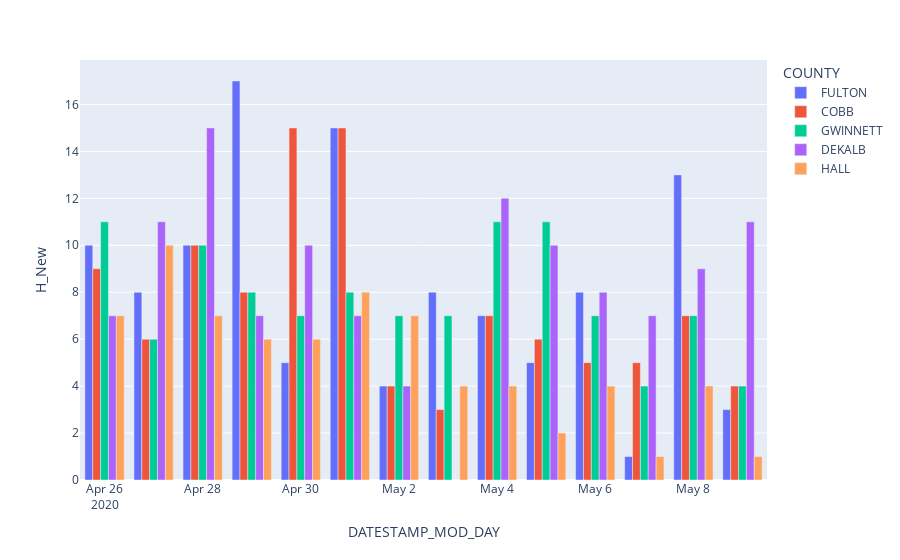

Here is the notebook cell this chart was saved with:
### Code cell
plotly4 = px.bar(dailySpecific,
                x='DATESTAMP_MOD_DAY',
                y='H_New',
                color='COUNTY',
                barmode='group')
plotly4.show()

### Figure 1 — Plotly figure (JSON) as saved in the notebook; plotly's stock layout.template omitted (floating-point values rounded to 4 significant figures)
{"data": [{"alignmentgroup": "True", "hovertemplate": "COUNTY=FULTON<br>DATESTAMP_MOD_DAY=%{x}<br>H_New=%{y}<extra></extra>", "legendgroup": "FULTON", "marker": {"color": "#636efa", "pattern": {"shape": ""}}, "name": "FULTON", "offsetgroup": "FULTON", "orientation": "v", "showlegend": true, "textposition": "auto", "type": "bar", "x": ["2020-04-26", "2020-04-27", "2020-04-28", "2020-04-29", "2020-04-30", "2020-05-01", "2020-05-02", "2020-05-03", "2020-05-04", "2020-05-05", "2020-05-06", "2020-05-07", "2020-05-08", "2020-05-09"], "xaxis": "x", "y": [10, 8, 10, 17, 5, 15, 4, 8, 7, 5, 8, 1, 13, 3], "yaxis": "y"}, {"alignmentgroup": "True", "hovertemplate": "COUNTY=COBB<br>DATESTAMP_MOD_DAY=%{x}<br>H_New=%{y}<extra></extra>", "legendgroup": "COBB", "marker": {"color": "#EF553B", "pattern": {"shape": ""}}, "name": "COBB", "offsetgroup": "COBB", "orientation": "v", "showlegend": true, "textposition": "auto", "type": "bar", "x": ["2020-04-26", "2020-04-27", "2020-04-28", "2020-04-29", "2020-04-30", "2020-05-01", "2020-05-02", "2020-05-03", "2020-05-04", "2020-05-05", "2020-05-06", "2020-05-07", "2020-05-08", "2020-05-09"], "xaxis": "x", "y": [9, 6, 10, 8, 15, 15, 4, 3, 7, 6, 5, 5, 7, 4], "yaxis": "y"}, {"alignmentgroup": "True", "hovertemplate": "COUNTY=GWINNETT<br>DATESTAMP_MOD_DAY=%{x}<br>H_New=%{y}<extra></extra>", "legendgroup": "GWINNETT", "marker": {"color": "#00cc96", "pattern": {"shape": ""}}, "name": "GWINNETT", "offsetgroup": "GWINNETT", "orientation": "v", "showlegend": true, "textposition": "auto", "type": "bar", "x": ["2020-04-26", "2020-04-27", "2020-04-28", "2020-04-29", "2020-04-30", "2020-05-01", "2020-05-02", "2020-05-03", "2020-05-04", "2020-05-05", "2020-05-06", "2020-05-07", "2020-05-08", "2020-05-09"], "xaxis": "x", "y": [11, 6, 10, 8, 7, 8, 7, 7, 11, 11, 7, 4, 7, 4], "yaxis": "y"}, {"alignmentgroup": "True", "hovertemplate": "COUNTY=DEKALB<br>DATESTAMP_MOD_DAY=%{x}<br>H_New=%{y}<extra></extra>", "legendgroup": "DEKALB", "marker": {"color": "#ab63fa", "pattern": {"shape": ""}}, "name": "DEKALB", "offsetgroup": "DEKALB", "orientation": "v", "showlegend": true, "textposition": "auto", "type": "bar", "x": ["2020-04-26", "2020-04-27", "2020-04-28", "2020-04-29", "2020-04-30", "2020-05-01", "2020-05-02", "2020-05-03", "2020-05-04", "2020-05-05", "2020-05-06", "2020-05-07", "2020-05-08", "2020-05-09"], "xaxis": "x", "y": [7, 11, 15, 7, 10, 7, 4, 0, 12, 10, 8, 7, 9, 11], "yaxis": "y"}, {"alignmentgroup": "True", "hovertemplate": "COUNTY=HALL<br>DATESTAMP_MOD_DAY=%{x}<br>H_New=%{y}<extra></extra>", "legendgroup": "HALL", "marker": {"color": "#FFA15A", "pattern": {"shape": ""}}, "name": "HALL", "offsetgroup": "HALL", "orientation": "v", "showlegend": true, "textposition": "auto", "type": "bar", "x": ["2020-05-06", "2020-05-07", "2020-05-08", "2020-05-09", "2020-04-26", "2020-04-27", "2020-04-28", "2020-04-29", "2020-04-30", "2020-05-01", "2020-05-02", "2020-05-03", "2020-05-04", "2020-05-05"], "xaxis": "x", "y": [4, 1, 4, 1, 7, 10, 7, 6, 6, 8, 7, 4, 4, 2], "yaxis": "y"}], "layout": {"barmode": "group", "legend": {"title": {"text": "COUNTY"}, "tracegroupgap": 0}, "margin": {"t": 60}, "xaxis": {"anchor": "y", "domain": [0, 1], "title": {"text": "DATESTAMP_MOD_DAY"}}, "yaxis": {"anchor": "x", "domain": [0, 1], "title": {"text": "H_New"}}}}
